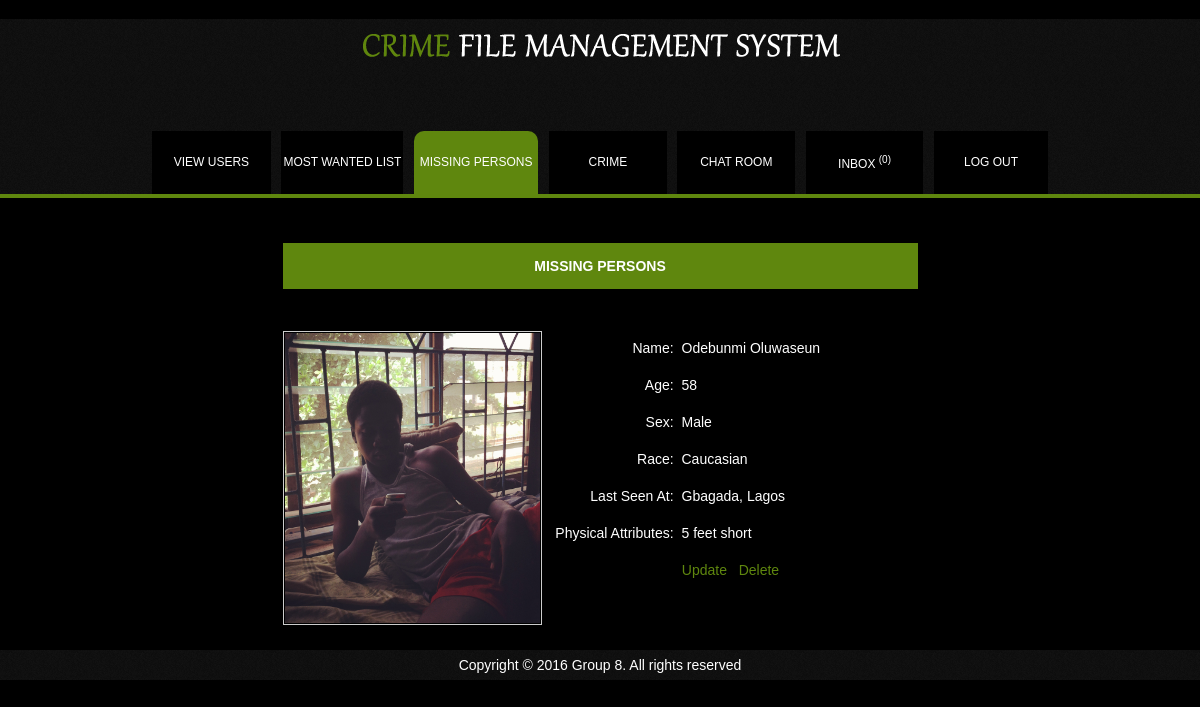
Screenshot of /Admin/missing_persons.php (signed in) with the database file from the repository.
### tables this page shows
CREATE TABLE `missing_persons` (
  `id` int(11) NOT NULL auto_increment,
  `name` varchar(100) NOT NULL,
  `age` int(11) NOT NULL,
  `sex` varchar(100) NOT NULL,
  `race` varchar(100) NOT NULL,
  `last_seen` varchar(100) NOT NULL,
  `last_spotted` text NOT NULL,
  `attributes` text NOT NULL,
  `address` text NOT NULL,
  `picture` varchar(100) NOT NULL,
  `reported_By_userID` int(11) NOT NULL,
  `status` varchar(100) NOT NULL,
  PRIMARY KEY  (`id`),
  KEY `FK_missing_persons_1` (`reported_By_userID`)
);

### Admin/missing_persons.php (the view, shortened to what this page needs)
<!DOCTYPE html PUBLIC "-//W3C//DTD XHTML 1.0 Transitional//EN" "http://www.w3.org/TR/xhtml1/DTD/xhtml1-transitional.dtd">
<html xmlns="http://www.w3.org/1999/xhtml">
<head>
<link href="layout.css" rel="stylesheet" type="text/css" />
</head>
<body>
 <center>
  <div id="header">
   <div id="banner">
     <h1><img src="../images/banner.png" alt="" name="" width="480" height="51" /></h1>
   </div>
   <div id="nav">
    <center>
     <table width="900" border="0" height="67px">
     <?php
       $query="SELECT COUNT(status) FROM mail WHERE status='Unread'";
       $result=mysql_query($query);
       $row=mysql_fetch_row($result);
     ?>
  <tr>
    <td align="center" valign="middle" width="150px" class="menu"><a href="../Admin">VIEW USERS</a><a href="Admin/Admin-login"></a></td>
    <td align="center" valign="middle" width="5px">&nbsp;</td>
    <td align="center" valign="middle" width="150px" class="menu"><a href="most_wanted.php">MOST WANTED LIST</a><a href="Admin/Admin-login"></a></td>
    <td align="center" valign="middle" width="5px">&nbsp;</td>
    <td align="center" valign="middle" width="150px" class="menu" id="current"><a href="missing_persons.php">MISSING PERSONS</a></td>
    <td align="center" valign="middle" width="5px">&nbsp;</td>
    <td align="center" valign="middle" width="150px" class="menu"><a href="crime.php"> CRIME</a></td>
    <td align="center" valign="middle" width="5px">&nbsp;</td>
    <td align="center" valign="middle" width="150px" class="menu"><a href="chatroom.php"> CHAT ROOM</a></td>
    <td align="center" valign="middle" width="5px">&nbsp;</td>
    <td align="center" valign="middle" width="150px" class="menu"><a href="inbox.php">INBOX <?php echo "<sup>(".$row[0].")</sup>"; ?></a></td>
    <td align="center" valign="middle" width="5px">&nbsp;</td>
    <td align="center" valign="middle" width="150px" class="menu"><a href="../logout.php"> LOG OUT</a></td>
  </tr>
    </table>
    </center>
   </div>
   <div id="separator">
   </div>
  </div>
  <table width="100%" border="0" height="441">
  <tr>
    <td align="center" valign="middle"><table width="639" align="center" id="missing">
      <tr>
    <th colspan="3" scope="col">&nbsp;</th>
  </tr>
      <tr>
        <th colspan="3" scope="col">&nbsp;</th>
      </tr>
      <tr>
        <th colspan="3" scope="col" height="44" id="mHeader">MISSING PERSONS</th>
      </tr>
      <tr>
        <th colspan="3" scope="col">&nbsp;</th>
      </tr>
      <tr>
        <th colspan="3" scope="col">&nbsp;</th>
      </tr>
      <?php
 if(isset($_GET['page']))
{
$page=$_GET['page'];
}
else
{
$page=1;
}
$from=(($page*5)-5);
 $query="SELECT * FROM missing_persons ORDER BY id DESC LIMIT $from,5";
 $result=mysql_query($query);
 while($row=mysql_fetch_row($result))
 {
    $picture=$row[9];
    $name=$row[1];
    $age=$row[2];
    $sex=$row[3];
    $race=$row[4];
    $last_spotted=$row[6];
    $attributes=$row[7];
      echo"
    <tr>
    <td width=255 height=255 rowspan=8 align=left valign=top class=holder scope=col><img src=../uploads/missing-persons/$picture width=255 height=290 /></td>
    <td width=133 height=31 align=right scope=col>Name:&nbsp;</td>
    <td width=235 height=31 scope=col>$name</td>
  </tr>
  <tr>
    <td height=31 align=right scope=col>Age:&nbsp;</td>
    <td height=31 scope=col>$age</td>
  </tr>
  <tr>
    <td height=31 align=right scope=col>Sex:&nbsp;</td>
    <td height=31 scope=col>$sex</td>
  </tr>
  <tr>
    <td height=31 align=right scope=col>Race:&nbsp;</td>
    <td height=31 cope=col>$race</td>
  </tr>
  <tr>
    <td height=31 align=right scope=col>Last Seen At:&nbsp;</td>
    <td height=31 scope=col>$last_spotted</td>
  </tr>
  <tr>
    <td height=31 align=right scope=col>Physical Attributes:&nbsp;</td>
    <td height=31 scope=col>$attributes</td>
  </tr>
  <tr>
    <td height=31 colspan=2 align=center scope=col><a href=#>Update</a>&nbsp;&nbsp;&nbsp;<a href=#>Delete</a></td>
    </tr>
  <tr>
    <td height=31 colspan=2 align=center scope=col>&nbsp;</td>
    </tr>
  <tr>
    <td colspan=3>&nbsp;</td>
  </tr>";
 }
  ?>
</table></td>
  </tr>
</table>
  <table width="100%" id="footer">
  <tr>
    <td align="center" valign="middle">Copyright &copy; <?php echo date('Y'); ?> Group 8. All rights reserved</td>
  </tr>
</table>
 </center>
</body>
</html>

### Admin/layout.css (style rules this page uses)
body { margin:0px; padding:0px; font-family:"Trebuchet MS", Arial, Helvetica, sans-serif; font-size:14px; color:white; background-color:black; }
#header { background-image:url(../images/bg_top.gif); width:100%; height:179px; }
#banner { width:100%; height:110px; }
#nav { width:100%; height:67px; }
.menu { font-size: 12px; background-color:#000000; }
#nav td a { text-decoration:none; color:white; }
#separator { height:2px; width:100%; }
a { text-decoration:none; color:#5f870e; }
#mHeader { background-color:#5f870e; }
#footer { background-image:url(../images/bg_top.gif); width:100%; height:30px; }
.holder { border: 1px solid #CCC; }

### Admin/missing_persons.php (style rules this page uses)
#current { border-top-left-radius:10px; border-top-right-radius:10px; background-color:#5f870e; }

### rows the page displays
missing_persons: picture (picture), name "Odebunmi Oluwaseun", age "58", sex "Male", race "Caucasian", last_spotted "Gbagada, Lagos", attributes "5 feet short"

### other values shown
$row[0] "0"
